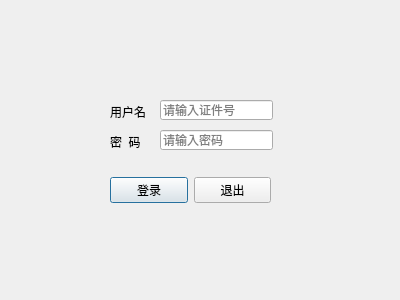
<?xml version="1.0" encoding="UTF-8"?>
<ui version="4.0">
 <class>LoginDialog</class>
 <widget class="QDialog" name="LoginDialog">
  <property name="geometry">
   <rect>
    <x>0</x>
    <y>0</y>
    <width>400</width>
    <height>300</height>
   </rect>
  </property>
  <property name="windowTitle">
   <string>Dialog</string>
  </property>
  <widget class="QLabel" name="label">
   <property name="geometry">
    <rect>
     <x>110</x>
     <y>102</y>
     <width>51</width>
     <height>20</height>
    </rect>
   </property>
   <property name="text">
    <string>用户名</string>
   </property>
  </widget>
  <widget class="QLabel" name="label_2">
   <property name="geometry">
    <rect>
     <x>110</x>
     <y>132</y>
     <width>51</width>
     <height>20</height>
    </rect>
   </property>
   <property name="text">
    <string>密  码</string>
   </property>
  </widget>
  <widget class="QLineEdit" name="user_name">
   <property name="geometry">
    <rect>
     <x>160</x>
     <y>100</y>
     <width>113</width>
     <height>20</height>
    </rect>
   </property>
   <property name="placeholderText">
    <string>请输入证件号</string>
   </property>
  </widget>
  <widget class="QLineEdit" name="password">
   <property name="geometry">
    <rect>
     <x>160</x>
     <y>130</y>
     <width>113</width>
     <height>20</height>
    </rect>
   </property>
   <property name="echoMode">
    <enum>QLineEdit::Password</enum>
   </property>
   <property name="placeholderText">
    <string>请输入密码</string>
   </property>
  </widget>
  <widget class="QWidget" name="horizontalLayoutWidget">
   <property name="geometry">
    <rect>
     <x>110</x>
     <y>170</y>
     <width>161</width>
     <height>41</height>
    </rect>
   </property>
   <layout class="QHBoxLayout" name="horizontalLayout">
    <item>
     <widget class="QPushButton" name="login">
      <property name="text">
       <string>登录</string>
      </property>
     </widget>
    </item>
    <item>
     <widget class="QPushButton" name="quit">
      <property name="text">
       <string>退出</string>
      </property>
     </widget>
    </item>
   </layout>
  </widget>
 </widget>
 <resources/>
 <connections>
  <connection>
   <sender>quit</sender>
   <signal>clicked()</signal>
   <receiver>LoginDialog</receiver>
   <slot>close()</slot>
   <hints>
    <hint type="sourcelabel">
     <x>137</x>
     <y>200</y>
    </hint>
    <hint type="destinationlabel">
     <x>169</x>
     <y>251</y>
    </hint>
   </hints>
  </connection>
 </connections>
</ui>
